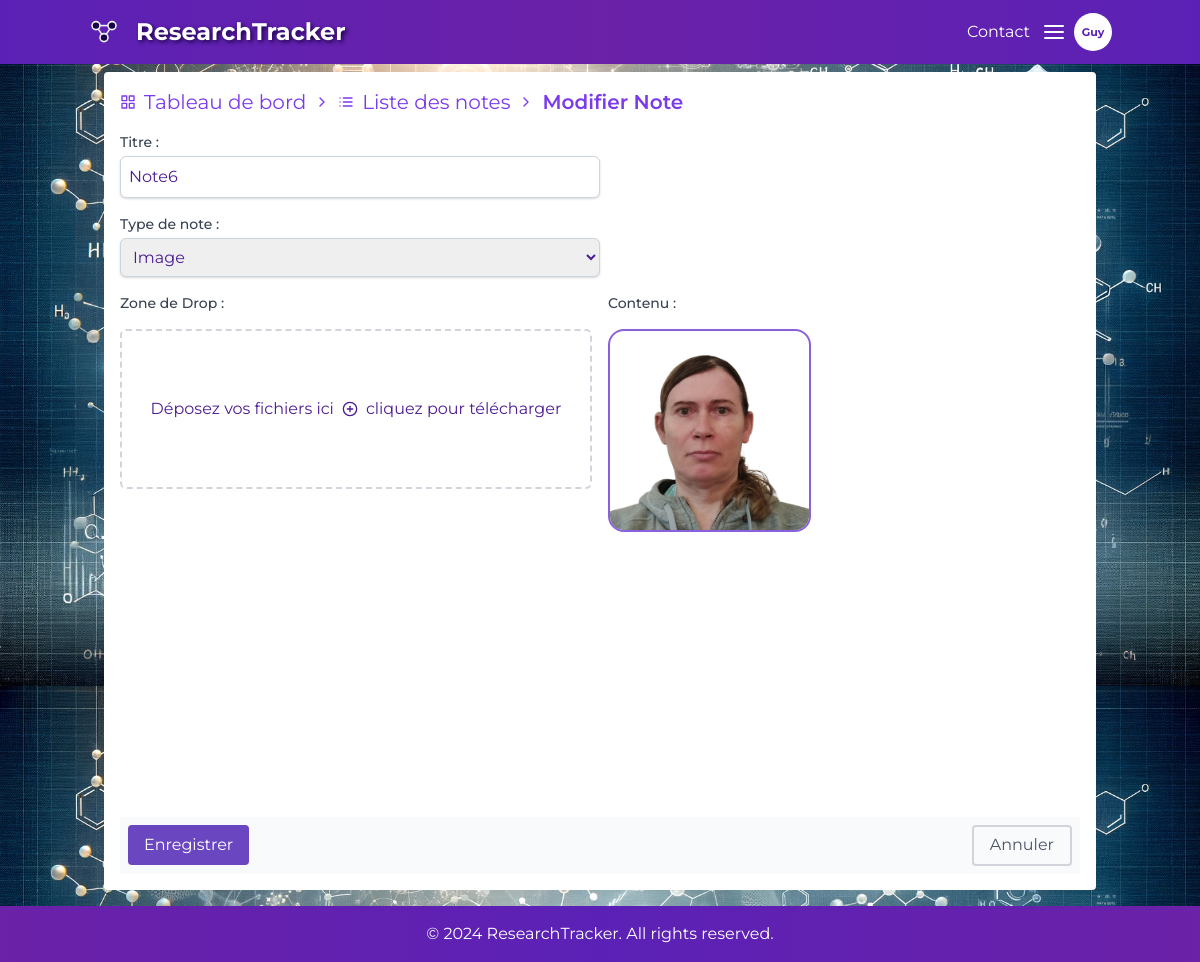
The app's page /note/7/edit/ (signed in) with its own data.
### authentication/models.py (models this page shows, shortened)
class CustomUser(AbstractUser):
    groups = models.ManyToManyField(Group, related_name='customuser_set', blank=True)
    user_permissions = models.ManyToManyField(Permission, related_name='customuser_set', blank=True)
    @property
    def initials(self):
        if self.last_name:
            return self.last_name[:3].capitalize()
        return self.username[:3].capitalize()

### note/models.py (models this page shows, shortened)
class Note(models.Model):
    NOTE_TYPES = (
        ('text', 'Texte'),
        ('image', 'Image'),
        ('video', 'Vidéo'),
        ('pdf', 'PDF'),
    )
    user = models.ForeignKey(CustomUser, on_delete=models.CASCADE, related_name='notes')
    title = models.CharField(max_length=255, blank=True)
    content = models.TextField(blank=True, null=True)
    note_type = models.CharField(max_length=10, choices=NOTE_TYPES, default='text')
    image = models.ImageField(upload_to='static/images/', blank=True, null=True)
    video = models.FileField(upload_to='static/videos/', blank=True, null=True)
    created_at = models.DateTimeField(auto_now_add=True)
    updated_at = models.DateTimeField(auto_now=True)
    file = models.FileField(upload_to='static/uploads/', blank=True, null=True)

### note/views.py (the view, shortened to what this page needs)
# urls.py: path('<int:pk>/edit/', NoteUpdateView.as_view(), name='note-update'),
class NoteUpdateView(LoginRequiredMixin, UpdateView):
    model = Note
    form_class = NoteForm
    template_name = 'note_form.html'
    success_url = reverse_lazy('note-list')
    def get_queryset(self):
        return Note.objects.filter(user=self.request.user)

### note/forms.py
class NoteForm(forms.ModelForm):
    class Meta:
        model = Note
        fields = ['title', 'content', 'note_type','file']
        labels = {'title': 'Titre', 'content': 'Contenu', 'note_type': 'Type de note', 'file':''}
        widgets = {
            'title': forms.TextInput(attrs={'class': 'custom-input mt-4 mb-4'}),
            'content': forms.Textarea(attrs={'class': 'custom-input mt-4 mb-4'}),
            'note_type': forms.Select(attrs={'class': 'custom-input mt-4 mb-4'}),
            'file': forms.HiddenInput(),
        }

### note/templates/note_form.html (shortened to what this page needs)
{% extends "base.html" %}
{% block content %}
<div class="container mx-auto mt-2 bg-white p-4 rounded text-violet-900">
    <nav class="flex items-center text-xl mb-4 text-violet-600 space-x-2">
        <a href="{% url 'dashboard' %}" class="flex items-center hover:underline">
            <i data-feather="grid" class="mr-2 md-icon feather-icon"></i>Tableau de bord
        </a>
        <i data-feather="chevron-right" class="mr-2 md-icon feather-icon"></i>
        <a href="{% url 'note-list' %}" class="flex items-center hover:underline">
            <i data-feather="list" class="mr-2 md-icon feather-icon"></i>Liste des notes
        </a>
        <i data-feather="chevron-right" class="mr-2 md-icon feather-icon"></i>
        <div class="font-semibold">
            {% if form.instance.pk %}Modifier Note{% else %}Ajouter une Note{% endif %}
        </div>
    </nav>
    <form method="post" enctype="multipart/form-data">
        <div class="form-group mb-4 w-1/2 mr-2">
            <label for="id_title" class="block text-sm font-medium text-gray-700">Titre :</label>
            {{ form.title }}
        </div>
        <div class="form-group mt-4 w-1/2">
            <label for="id_note_type" class="block text-sm font-medium text-gray-700">Type de note :</label>
            {{ form.note_type }}
        </div>
        <div class="flex space-x-4">
            <div class="drop-container w-1/2 ">
                <label for="drop-area" class="block text-sm font-medium text-gray-700 mb-4">Zone de Drop :</label>
                <div id="drop-area"
                     class="h-40 mt-1 flex items-center justify-center border-2 border-dashed border-gray-300 rounded-md hover:font-semibold hover:cursor-pointer">
                    Déposez vos fichiers ici <i data-feather="plus-circle" class="mx-2 md-icon feather-icon"></i>
                    cliquez pour télécharger
                </div>
            </div>
            <div class="content-container w-1/2">
                <label for="id_content" class="block text-sm font-medium text-gray-700 mb-4">Contenu :</label>
                {% if form.instance.file and form.instance.note_type == 'image' %}
                    <img src="{{ form.instance.file.url }}" class="max-w-full img-preview object-fit h-24"
                         alt="Note Image">
                {% else %}
                    {{ form.content }}
                {% endif %}
            </div>
        </div>
        <div class="flex justify-between items-center mt-4 bg-gray-50 p-2">
            <button type="submit" class="btn-save rounded">Enregistrer</button>
            <a href="{% url 'note-list' %}"
               class="btn btn-cancel bg-gray-500 text-white px-4 py-2 rounded">Annuler</a>
        </div>
    </form>
</div>
{% endblock %}

### templates/nav.html (shortened to what this page needs)
<nav class="z-50 w-full fixed bg-gradient-to-r from-violet-800 via-purple-800 to-violet-800 p-4 py-3 text-white">
    <div class="container mx-auto flex justify-between items-center">
        <div class="nav-logo flex items-center">
            <a href="{% url 'home' %}" class="text-2xl font-bold ml-2 text-shadow">ResearchTracker</a>
        </div>
        <div class=" flex items-center justify-center">
            <div><a class="mr-3" href="{% url 'contact' %}">Contact</a></div>
            <div class="relative items-center">
                <button id="menu-button" class="pt-0 block focus:outline-none mr-2">
                    <i data-feather="menu" class="feather-icon"></i>
                </button>
            </div>
            {% if user.is_authenticated %}
                <div class="text-sm bg-white text-violet-800 md-avatar font-bold py-2">
                    {{ user.initials }}
                </div>
            {% else %}
                <div class="text-sm bg-white text-transparent md-avatar font-bold py-2">
                    Xen
                </div>
            {% endif %}
        </div>
    </div>
</nav>

### records on screen
CustomUser: initials "Guy"
Note: title "Note6", note_type "Image", instance.file (picture)
